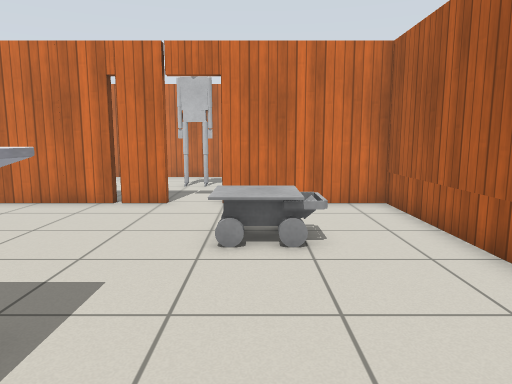
View 1 (above)

22 first-person views from a walk through a Gazebo world. The camera is 1 m above the floor, tilts 8° down and sees 70° across. The lines on the ground mark 1 m squares. The floor is counted in squares, 0.5 m on a side. Each view is taken from the middle of a square. On the plan, view 1 faces up. The plan holds only what a view shows up to about 19 squares ahead; the rest is blank. Robots are left out. Gazebo's built-in surfaces are drawn with simple patterns. Some stock models are drawn as simple stand-ins. Some surface patterns are stand-ins.

View 2
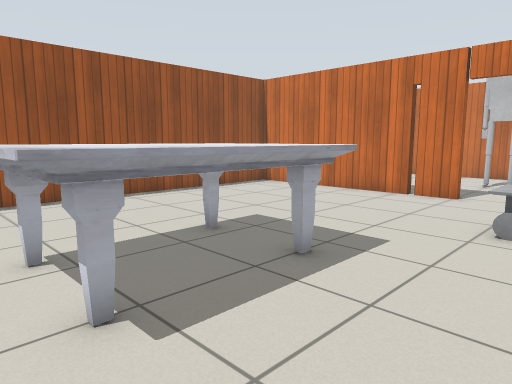

View 3
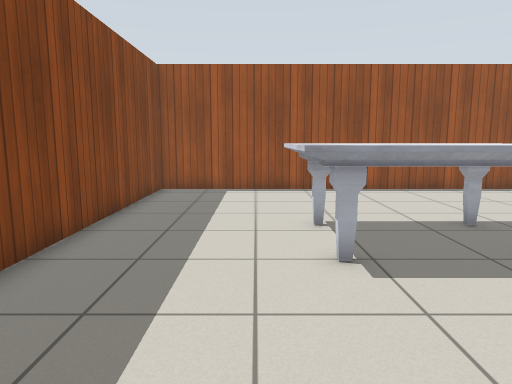

View 4
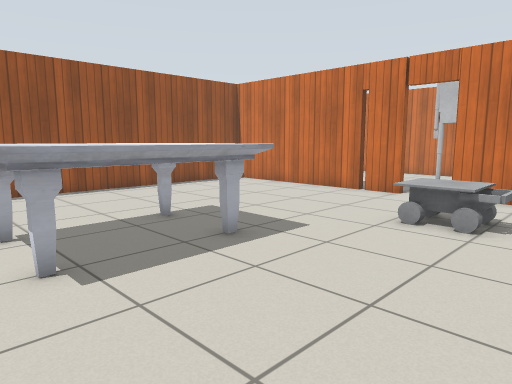

View 5
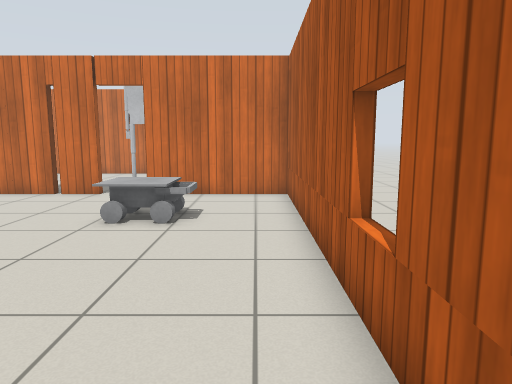

View 6
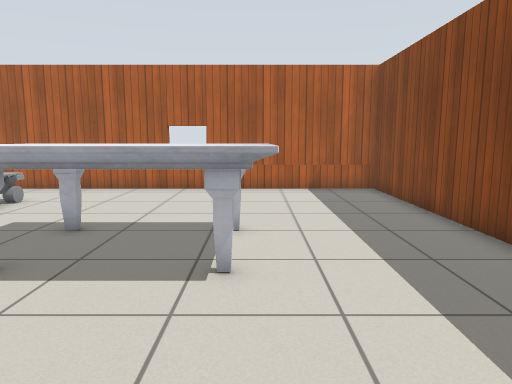

View 7
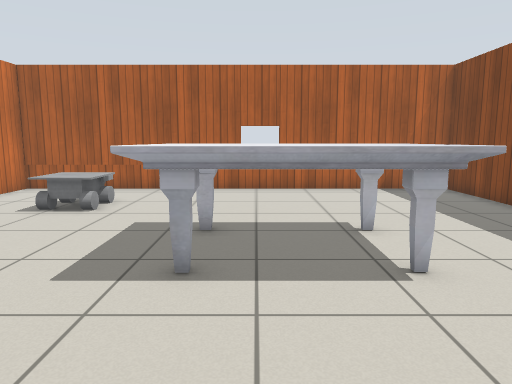

View 8
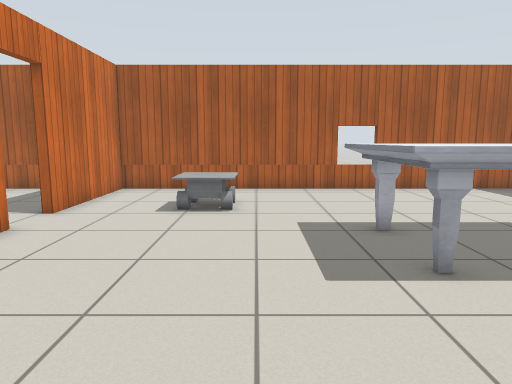

View 9
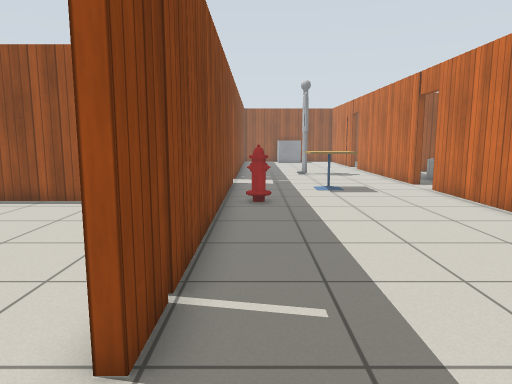

View 10
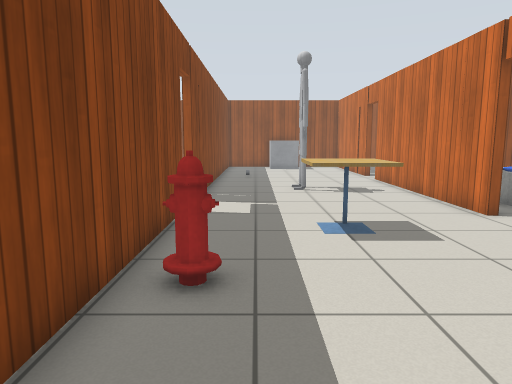

View 11
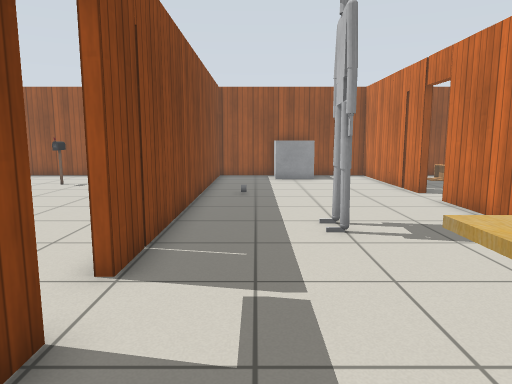

View 12
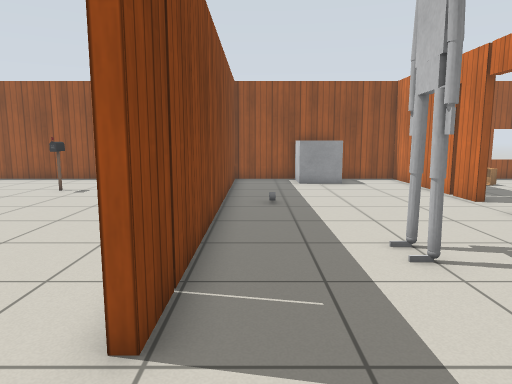

View 13
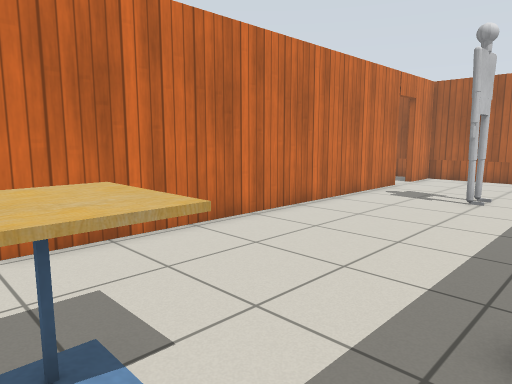

View 14
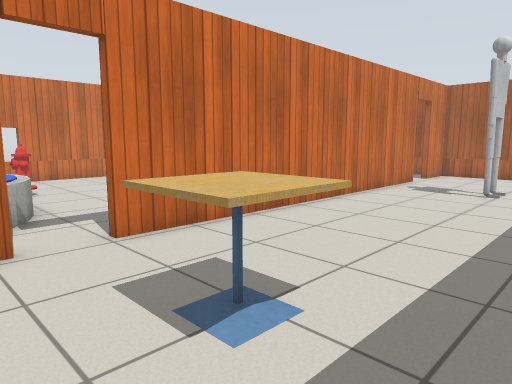

View 15
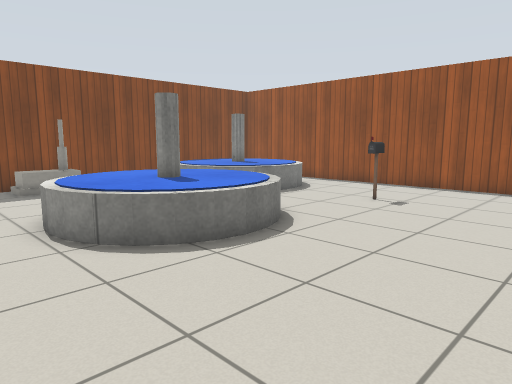

View 16
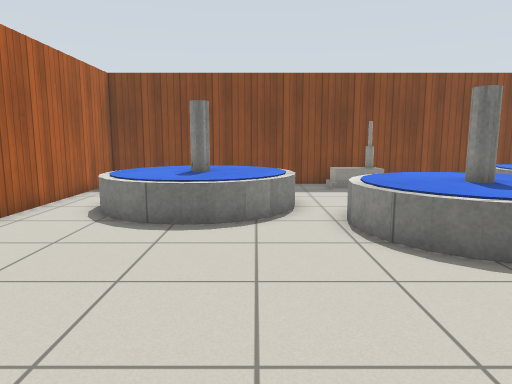

View 17
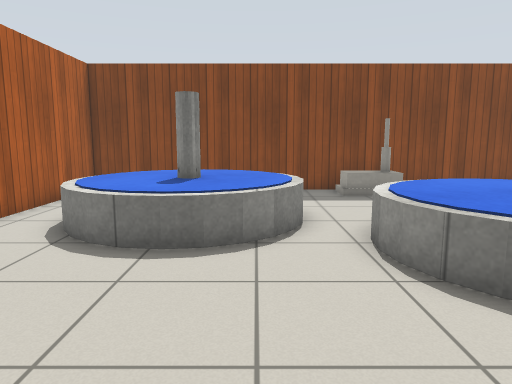

View 18
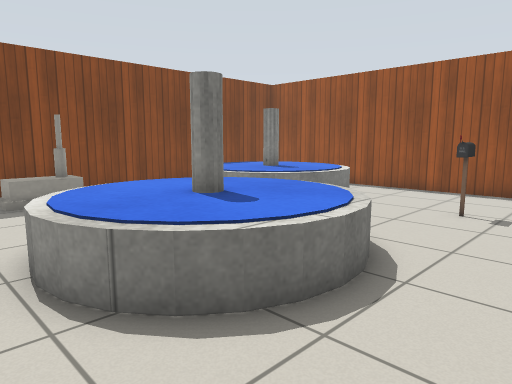

View 19
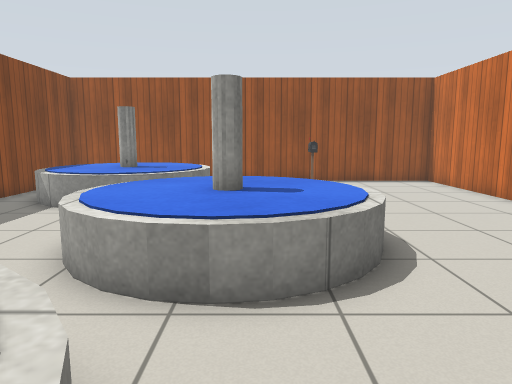

View 20
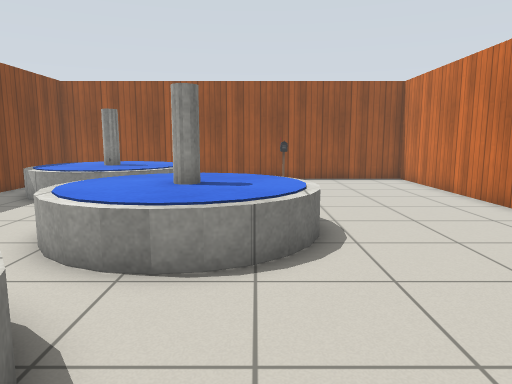

View 21
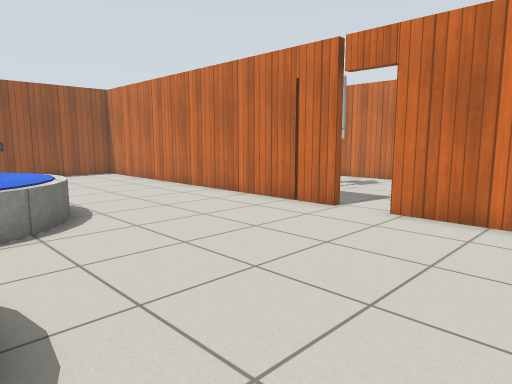

View 22
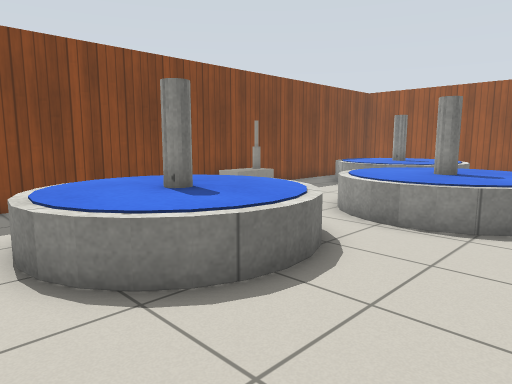

### Floor plan
Ten units are one square. View 1 is at (0, 0); x grows to the right and y downward. Boxes are objects, and circles mark ways between rooms. Rooms are numbered by the first view taken in them; rooms with no view inside come last. Other rooms are left out.
<svg viewBox="-360 -207 407 271">
<path fill="none" stroke="#000" d="M-46 -116 -120 -116 -120 59 42 59 42 -116 -11 -116M-29 -116 -44 -116M-167 -202 -261 -202M-175 -119 -46 -119M-44 -119 -29 -119M-279 -202 -352 -202 -352 -119M2 -202 -149 -202M-348 -119 -192 -119M42 -150 42 -202 20 -202M-192 -116 -352 -116 -352 59 -124 59 -124 -18M-145 -116 -174 -116"/>
<rect x="-65" y="-45" width="50" height="60" fill="#bbb"><title>marble table</title></rect>
<rect x="-15" y="-85" width="30" height="20" fill="#bbb"><title>other object</title></rect>
<rect x="-355" y="-175" width="30" height="30" fill="#bbb"><title>other object</title></rect>
<rect x="-285" y="-145" width="10" height="10" fill="#bbb"><title>other object</title></rect>
<rect x="-235" y="-165" width="20" height="10" fill="#bbb"><title>other object</title></rect>
<rect x="-165" y="-175" width="30" height="30" fill="#bbb"><title>cafe table</title></rect>
<rect x="-125" y="-135" width="10" height="10" fill="#bbb"><title>fire hydrant</title></rect>
<rect x="-35" y="-165" width="20" height="10" fill="#bbb"><title>other object</title></rect>
<rect x="-335" y="-15" width="60" height="60" fill="#bbb"><title>fountain</title></rect>
<rect x="-315" y="-55" width="20" height="10" fill="#bbb"><title>postbox</title></rect>
<rect x="-275" y="-55" width="70" height="60" fill="#bbb"><title>fountain</title></rect>
<rect x="-245" y="35" width="30" height="20" fill="#bbb"><title>house</title></rect>
<rect x="-205" y="-25" width="70" height="60" fill="#bbb"><title>fountain</title></rect>
<circle cx="-15" cy="-120" r="3" fill="#2a7"/>
<circle cx="-40" cy="-120" r="3" fill="#2a7"/>
<circle cx="-185" cy="-120" r="3" fill="#2a7"/>
<text x="-40" y="-30">1</text>
<text x="-160" y="-160">2</text>
<text x="-240" y="-30">3</text>
</svg>
Room 1 opens to room 2. Room 2 opens to room 3.

Where each view was taken, in squares from view 1:
view 1: 0 up, 0 right, facing up
view 2: 2 down, 1 right, facing up-left
view 3: 2 down, 3 right, facing left
view 4: 2 down, 3 right, facing up-left
view 5: 2 down, 3 right, facing up
view 6: 1 down, 11 left, facing right
view 7: 2 up, 11 left, facing right
view 8: 6 up, 11 left, facing right
view 9: 13 up, 0 right, facing left
view 10: 14 up, 7 left, facing left
view 11: 14 up, 14 left, facing left
view 12: 13 up, 16 left, facing left
view 13: 13 up, 16 left, facing up-right
view 14: 13 up, 18 left, facing up-right
view 15: 11 up, 19 left, facing down-left
view 16: 11 up, 19 left, facing down
view 17: 9 up, 19 left, facing down
view 18: 8 up, 20 left, facing down-left
view 19: 3 up, 17 left, facing left
view 20: 4 up, 16 left, facing left
view 21: 2 up, 13 left, facing up-left
view 22: 6 up, 13 left, facing down-left
